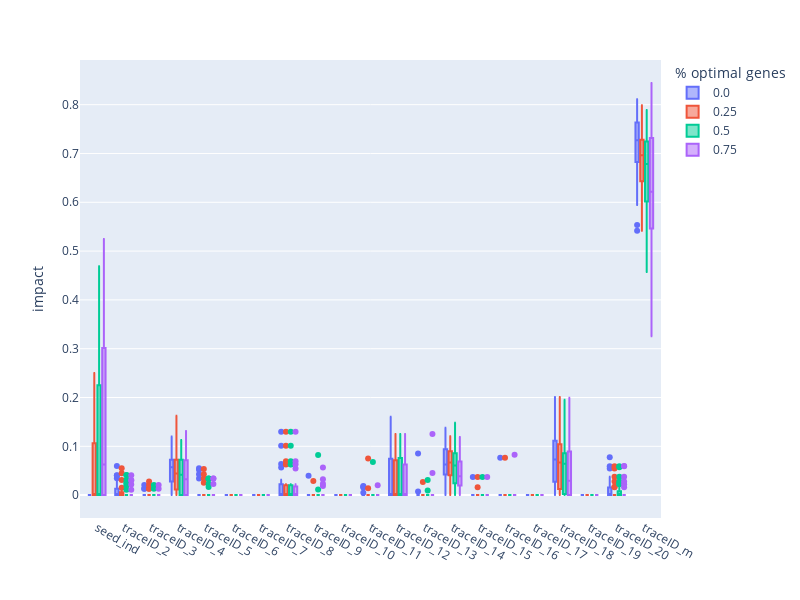

The notebook cell this image was saved under:
### Code cell
#Single run case study Impact

import pandas as pd
import plotly.express as px

gen = 50
dim = 8

ci_df = pd.read_csv("../data/sphere_function_data_out/counting_impact.csv")
only_last_gen_ci = ci_df[ci_df.generation == gen]
only_last_gen_ci = only_last_gen_ci[only_last_gen_ci.dim == dim]
only_last_gen_ci = only_last_gen_ci[only_last_gen_ci.crossover == "UX"]
only_last_gen_ci = only_last_gen_ci.rename(columns={"traceID_1": "seed_ind"})

#CI of Fitness = 9
only_last_gen_ci = only_last_gen_ci[only_last_gen_ci.seed_quality == "median"]
fig = px.box(
    only_last_gen_ci.drop(columns=['generation', 'run_number', 'seed_quality', 'seed_fitness', 'crossover', 'dim']),
    color="percentage_of_optimal_genes",
    width=800, height=600,
    labels={
        "value": "impact",
        "variable": "",
        "percentage_of_optimal_genes": "% optimal genes",
    },
    )

fig.write_image("../figures/single_run_case_study_impact.pdf")
fig.show()

### Figure 1 — Plotly figure (JSON) as saved in the notebook; plotly's stock layout.template omitted (floating-point values rounded to 4 significant figures; data arrays with more than 128 entries replaced by an {"elided": "..."} marker saying what was removed)
{"data": [{"alignmentgroup": "True", "hovertemplate": "% optimal genes=0.0<br>=%{x}<br>impact=%{y}<extra></extra>", "legendgroup": "0.0", "marker": {"color": "#636efa"}, "name": "0.0", "notched": false, "offsetgroup": "0.0", "orientation": "v", "showlegend": true, "type": "box", "x": {"elided": "651 str values"}, "x0": " ", "xaxis": "x", "y": {"elided": "651 float values"}, "y0": " ", "yaxis": "y"}, {"alignmentgroup": "True", "hovertemplate": "% optimal genes=0.25<br>=%{x}<br>impact=%{y}<extra></extra>", "legendgroup": "0.25", "marker": {"color": "#EF553B"}, "name": "0.25", "notched": false, "offsetgroup": "0.25", "orientation": "v", "showlegend": true, "type": "box", "x": {"elided": "651 str values"}, "x0": " ", "xaxis": "x", "y": {"elided": "651 float values"}, "y0": " ", "yaxis": "y"}, {"alignmentgroup": "True", "hovertemplate": "% optimal genes=0.5<br>=%{x}<br>impact=%{y}<extra></extra>", "legendgroup": "0.5", "marker": {"color": "#00cc96"}, "name": "0.5", "notched": false, "offsetgroup": "0.5", "orientation": "v", "showlegend": true, "type": "box", "x": {"elided": "651 str values"}, "x0": " ", "xaxis": "x", "y": {"elided": "651 float values"}, "y0": " ", "yaxis": "y"}, {"alignmentgroup": "True", "hovertemplate": "% optimal genes=0.75<br>=%{x}<br>impact=%{y}<extra></extra>", "legendgroup": "0.75", "marker": {"color": "#ab63fa"}, "name": "0.75", "notched": false, "offsetgroup": "0.75", "orientation": "v", "showlegend": true, "type": "box", "x": {"elided": "651 str values"}, "x0": " ", "xaxis": "x", "y": {"elided": "651 float values"}, "y0": " ", "yaxis": "y"}], "layout": {"boxmode": "group", "height": 600, "legend": {"title": {"text": "% optimal genes"}, "tracegroupgap": 0}, "margin": {"t": 60}, "width": 800, "xaxis": {"anchor": "y", "domain": [0, 1], "title": {"text": ""}}, "yaxis": {"anchor": "x", "domain": [0, 1], "title": {"text": "impact"}}}}
